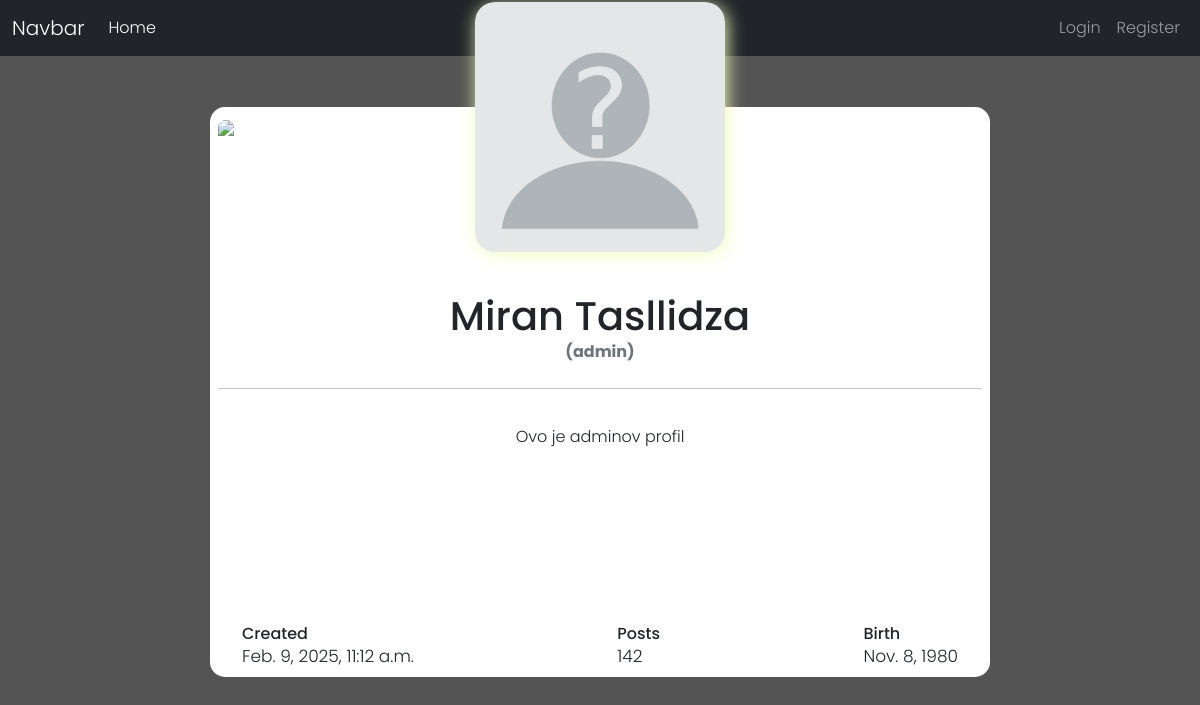
/profiles/1/, run on an earlier commit of the app's database.
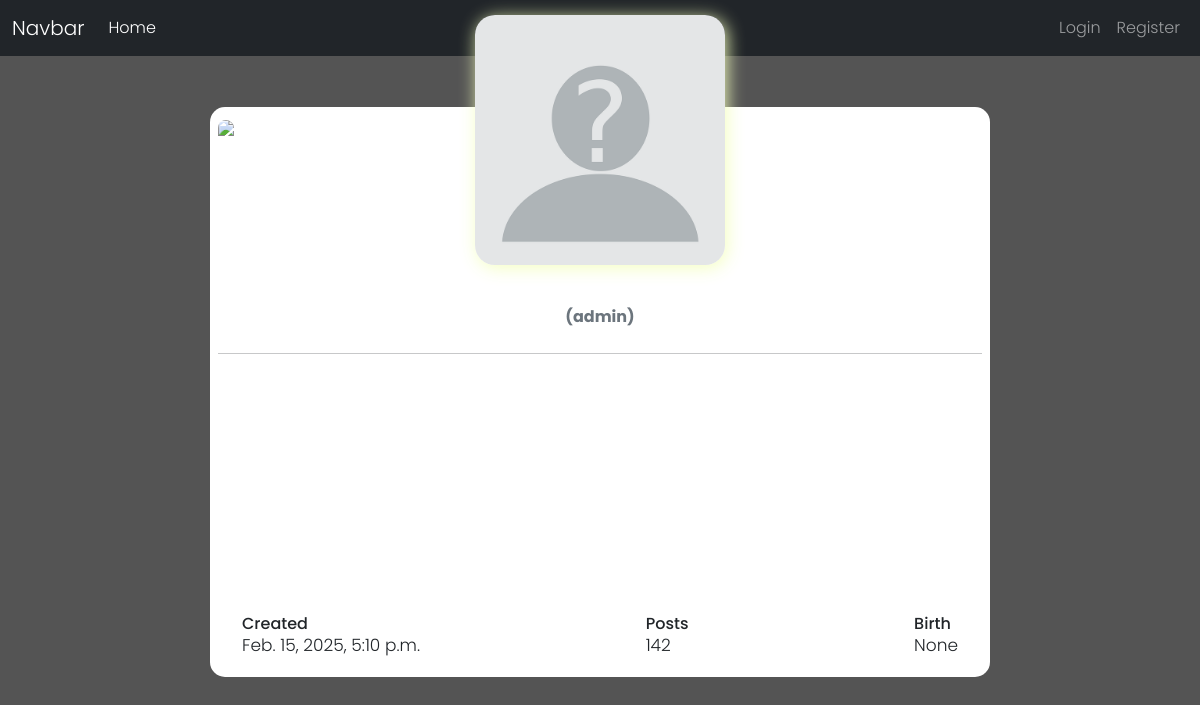
And on a later commit of the database.
### profiles/models.py (models this page shows, shortened)
class Profile (models.Model):
    user = models.OneToOneField(User, on_delete=models.CASCADE)
    bio = models.TextField(blank=True)
    profile_image = models.ImageField(default="avatar.png", upload_to="avatars/")
    date_of_birth = models.DateField(null=True, blank=True)
    updated = models.DateTimeField(auto_now=True)
    created = models.DateTimeField(auto_now_add=True)

### profiles/views.py (the view)
# urls.py: path('<int:pk>/', views.wiew_profile, name='profile'),
def wiew_profile(request, pk):
    profile = Profile.objects.get(pk=pk)
    return render(request, 'profiles/profile.html', {'profile': profile})

### profiles/templates/profiles/profile.html (shortened to what this page needs)
{% extends 'base.html' %}
{% load static %}
{% block styles %}
<link rel="stylesheet" href="{% static 'profiles/css/profile.css' %}">
{% endblock styles %}
{% block content %}
<div class="container d-flex justify-content-center align-items-center">
    <div class="card">
        <div class="upper">
            <img src="https://i.imgur.com/Qtrsrk5.jpg" class="img-fluid">
        </div>
        <div class="user text-center">
                <img src="{{ profile.profile_image.url }}" class="img_profile" >
        </div>
        <div class="text-center data">
            <h1 class="mb-0 fw-bpld">{{ profile.user.first_name }} {{ profile.user.last_name }}</h1>
            <span class="text-muted d-block mb-2 fw-bold">({{ profile.user.username }})</span>
        </div>
        <hr>
        <div class="text-center bio">
            <p>{{ profile.bio }}</p>
        </div>
        <div class="d-flex justify-content-between align-items-center mt-4 px-4">
            <div class="stats">
                <h6 class="mb-0">Created</h6>
                <span>{{ profile.created }}</span>
            </div>
            <div class="stats">
                <h6 class="mb-0">Posts</h6>
                <span>142</span>
            </div>
            <div class="stats">
                <h6 class="mb-0">Birth</h6>
                <span>{{ profile.date_of_birth }}</span>
            </div>
        </div>
    </div>
</div>
{% endblock content %}

### templates/base.html (shortened to what this page needs)
{% load static %}
<!DOCTYPE html>
<html lang="en">
<head>
    <link href="https://cdn.jsdelivr.net/npm/bootstrap@5.0.2/dist/css/bootstrap.min.css" rel="stylesheet"
>
    <link rel="stylesheet" href="{% static 'css/main.css' %}">
    {% block styles %}{% endblock styles %}
</head>
<body>
    {% include 'navbar.html' %}
    <div class="container mt-3">
        {% block content %}{% endblock %}
    </div>
</body>
</html>

### templates/navbar.html (shortened to what this page needs)
<nav class="navbar navbar-expand-lg navbar-dark bg-dark">
    <div class="container-fluid">
        <a class="navbar-brand" href="#">Navbar</a>
        <div class="collapse navbar-collapse" id="navbarSupportedContent">
            <ul class="navbar-nav me-auto mb-2 mb-lg-0">
                <li class="nav-item">
                    <a class="nav-link active" aria-current="page" href="{% url 'home' %}">Home</a>
                </li>
            </ul>
            {% if user.is_authenticated %}
                <ul class="navbar-nav ms-auto">
                    <li class="nav-item dropdown">
                        <a class="nav-link dropdown-toggle d-flex align-items-center" href="#" id="navbarDropdownMenuLink" role="button"
                            data-bs-toggle="dropdown" aria-expanded="false">
                            <img src="{{ user.profile.profile_image.url }}" class="rounded-circle me-2" width="40" height="40" alt="Profile">
                            {{ user.username }}
                        </a>
                        <ul class="dropdown-menu dropdown-menu-end" aria-labelledby="navbarDropdownMenuLink">
                            <li><a class="dropdown-item" href="{% url 'profile' user.pk %}">My profile</a></li>
                            <li><a class="dropdown-item" href="{% url 'update_profile' %}">Edit profile</a></li>
                            <li><a class="dropdown-item" href="{% url 'change_password' %}">Change password</a></li>
                            <li><a class="dropdown-item" href="{% url 'logout' %}">Logout</a></li>
                        </ul>
                    </li>
                </ul>
            {% else %}
                <ul class="navbar-nav ms-auto">
                    <li class="nav-item">
                        <a class="nav-link" href="{% url 'login' %}">Login</a>
                    </li>
                    <li class="nav-item">
                        <a class="nav-link" href="{% url 'register' %}">Register</a>
                    </li>
                </ul>
            {% endif %}
        </div>
    </div>
</nav>

### profiles/static/profiles/css/profile.css (style rules this page uses)
body { background-color:#545454; font-family: "Poppins", sans-serif; font-weight: 300; }
.container { height: 80vh; }
.card { width: 780px; border: none; border-radius: 15px; padding: 8px; background-color: #fff; position: relative; height: 570px; }
.upper { height: 100px; }
.upper img { width: 100%; border-top-left-radius: 10px; border-top-right-radius: 10px; }
.user { position: relative; }
.img_profile { border-radius: 20px; height: 250px; width: auto; margin-top:-200px; box-shadow: 2px 3px 17px rgba(243, 255, 189, 0.938); }
.data { margin-top: 40px; padding: 0; }
.bio { margin-top: 20px; height: 200px; }
.stats span { font-size: 17px; }

What changed in the data, as far as the page shows it:
changed Profile "admin": created "Feb. 9, 2025, 11:12 a.m." → "Feb. 15, 2025, 5:10 p.m."; date_of_birth "Nov. 8, 1980" → "None"; user.first_name "Miran" → (not shown); user.last_name "Tasllidza" → (not shown); bio "Ovo je adminov profil" → (not shown)
